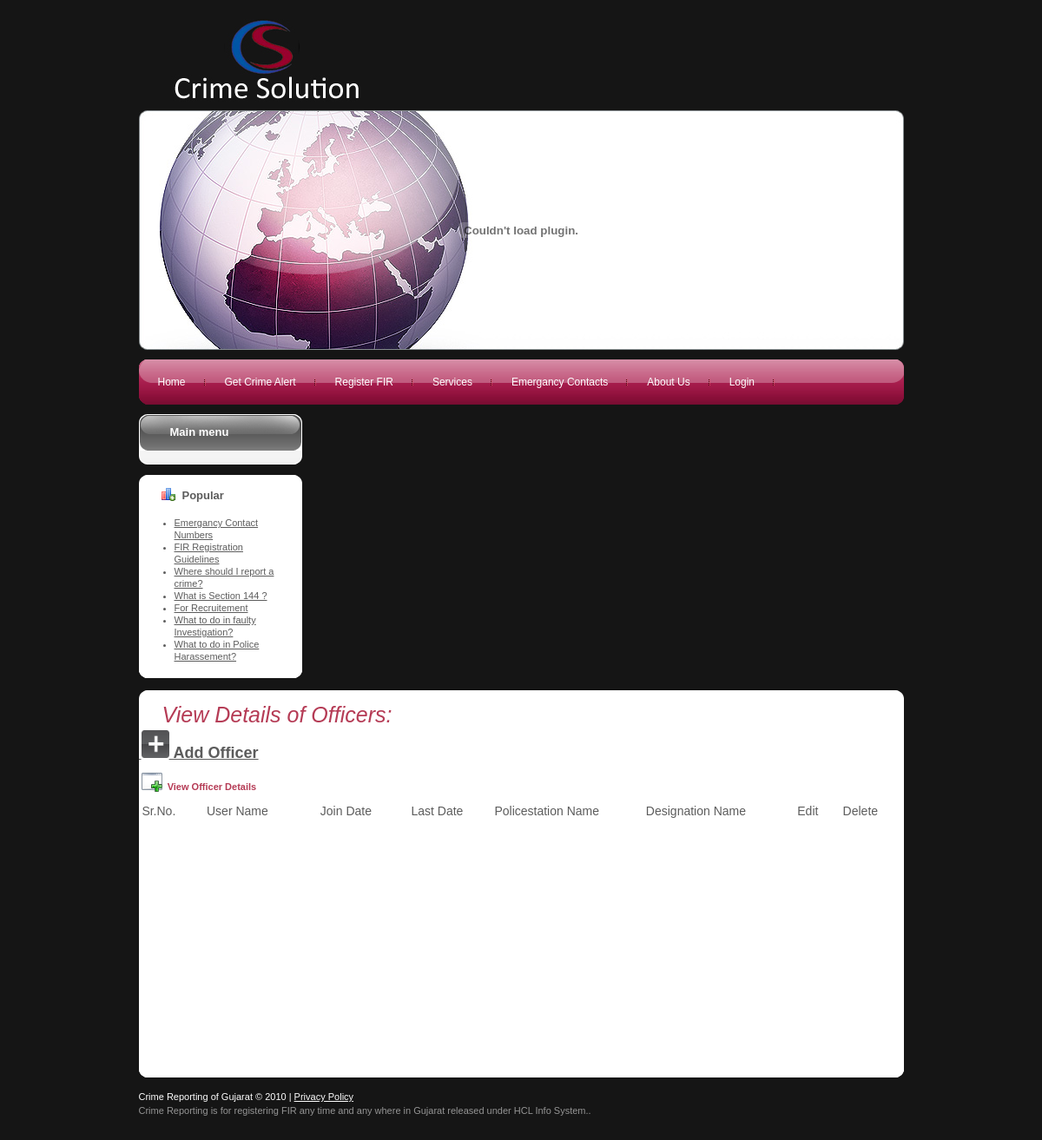
Page /viewofficer.php on the earlier database version.
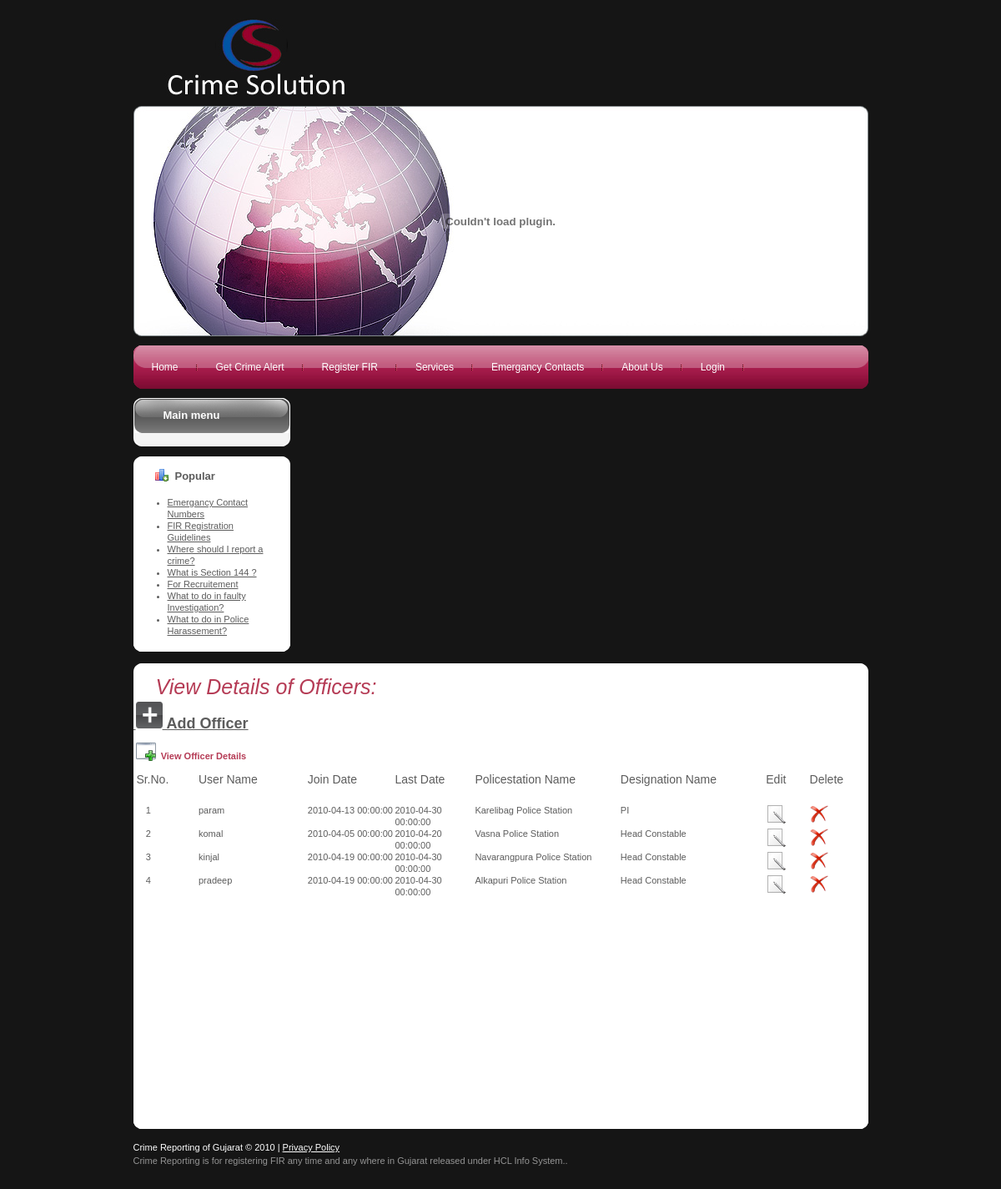
Same page on the later database version.
### tables this page shows
CREATE TABLE `mstr_officer` (
  `username` varchar(45) NOT NULL,
  `Jdate` datetime NOT NULL,
  `Ldate` datetime NOT NULL,
  `desi_id` int(10) unsigned NOT NULL,
  `poilcestation_id` int(10) unsigned NOT NULL,
  KEY `FK_mstr_officer_1` (`username`),
  KEY `FK_mstr_officer_2` (`desi_id`),
  KEY `FK_mstr_officer_3` (`poilcestation_id`),
  CONSTRAINT `FK_mstr_officer_1` FOREIGN KEY (`username`) REFERENCES `mstr_login` (`username`),
  CONSTRAINT `FK_mstr_officer_2` FOREIGN KEY (`desi_id`) REFERENCES `mstr_designation` (`desi_id`),
  CONSTRAINT `FK_mstr_officer_3` FOREIGN KEY (`poilcestation_id`) REFERENCES `mstr_policestation` (`poilcestation_id`) ON DELETE CASCADE ON UPDATE CASCADE
);

CREATE TABLE `mstr_policestation` (
  `poilcestation_id` int(10) unsigned NOT NULL auto_increment,
  `area_id` int(10) unsigned NOT NULL,
  `address` varchar(255) NOT NULL,
  `contact_no` int(10) unsigned NOT NULL,
  `Email_id` varchar(255) NOT NULL,
  `contact_person` varchar(45) NOT NULL,
  `starting_date` datetime NOT NULL,
  `policestation_name` varchar(45) NOT NULL,
  `city_id` int(10) unsigned NOT NULL,
  PRIMARY KEY  (`poilcestation_id`),
  KEY `FK_mstr_policestation_1` (`area_id`),
  KEY `FK_mstr_policestation_2` (`city_id`),
  CONSTRAINT `FK_mstr_policestation_1` FOREIGN KEY (`area_id`) REFERENCES `mstr_area` (`area_id`),
  CONSTRAINT `FK_mstr_policestation_2` FOREIGN KEY (`city_id`) REFERENCES `mstr_city` (`city_id`)
);

CREATE TABLE `mstr_designation` (
  `desi_id` int(10) unsigned NOT NULL auto_increment,
  `desi_name` varchar(45) NOT NULL,
  PRIMARY KEY  (`desi_id`)
);

### viewofficer.php (the view, shortened to what this page needs)
<?php
include("header.php");
include("sidebar.php");
$selectAllUserQuery = "select * from mstr_officer mo,mstr_designation md,mstr_policestation mp where                        mo.poilcestation_id=mp.poilcestation_id and mo.desi_id=md.desi_id";
$resultSet = mysql_query($selectAllUserQuery) or die(mysql_error());
?>
<div id="content">
  <div class="clear">
	<div id="container" class="wrapper-container">
       <div class="corner-top-left">
       <div class="corner-top-right">
       <div class="corner-bottom-left">
       <div class="corner-bottom-right">
      <h1><span class="componentheading"><em>View Details of Officers: </em></span></h1>
      <p><a href="officerdetail.php">&nbsp;<img src="images/addButton.png" /><span class="style5">&nbsp;Add Officer</span></a>
        </strong></p>
      <table width="99%">
        <tr>
          <th height="38" colspan="8" align="left" class="first"><span class="rowBorder">&nbsp;<img src="images/view.png" align="absbottom"/><span class="highlight">&nbsp; View Officer Details</span></span></th>
        </tr>
        <tr>
          	<td width="9%" height="37"><span class="style4 tableHeading style2">&nbsp;Sr.No.</span></td>
			<td width="15%"><span class="style4 tableHeading style2">User Name </span></td>
			<td width="12%"><span class="style4 tableHeading style2">Join Date </span>	</td>
			<td width="11%"><span class="style4 tableHeading style2">Last Date </span></td>
			<td width="20%"><span class="style4 tableHeading style2">Policestation Name</span></td>
			<td width="20%"><span class="style4 tableHeading style2">Designation Name </span></td>
			<td width="6%"><span class="style4 tableHeading style2">Edit </span></td>
			<td width="7%"><span class="style4 tableHeading style2">Delete </span></td>
        </tr>
        <?php
	$i=1;
	while($record = mysql_fetch_array($resultSet))
	{
	?>
	<tr>
		<td>&nbsp;&nbsp;&nbsp;&nbsp;
		<?php echo $i++;?></td>
		<td><?php echo $record["username"];?></td>
		<td><?php echo $record["Jdate"];?></td>
		<td><?php echo $record["Ldate"];?></td>
		<td><?php echo $record["policestation_name"];?></td>
		<td><?php echo $record["desi_name"];?></td>
		<td><a href="editofficer1.php?username=<?php echo $record["username"];?>"><img title="Edit crime type" src="images/edit.png"  /></a></td>
	    <td><a href="deleteofficer.php?username=<?php echo $record["username"];?>"> <img title="Delete crime type Details" src="images/delete.png" /></a></td>
  </tr>
<?php
}
?>
</table>
<p>&nbsp;</p>
      <p>&nbsp;</p>
      <p>&nbsp;</p>
      <p>&nbsp;</p>
      <p>&nbsp;</p>
      <p>&nbsp;</p>
      <p>&nbsp;</p>
      <p>&nbsp;</p>
      <p>&nbsp;</p>
      <p>&nbsp;</p>
       </div>
       </div>
	</div>
	</div>
	</div>
<?php include("footer.php");?>

### header.php (shortened to what this page needs)
<!DOCTYPE HTML PUBLIC "-//W3C//DTD XHTML 1.0 Transitional//EN" "http://www.w3.org/TR/xhtml1/DTD/xhtml1-transitional.dtd">
<html dir="ltr" xml:lang="en-gb" xmlns="http://www.w3.org/1999/xhtml" lang="en-gb"><head>
<link rel="stylesheet" type="text/css" href="css/message.css" media="all">
<link rel="stylesheet" href="files/template.css" type="text/css">
<link rel="stylesheet" href="files/constant.css" type="text/css">
</head>
<body id="body">
<div class="main">
    <div class="row-logo clear">
     <div class="fleft">
       <h1 id="logo"> <a href="" title="business"><img src="images/crimesolutions_logo1.jpg"
	                   alt="logo" width="251" height="95" title="business" /></a> </h1>
     </div>
   </div>
	<div class="header-box clear">
	<object classid="clsid:166B1BCA-3F9C-11CF-8075-444553540000" codebase="http://download.macromedia.com/pub/shockwave/cabs/director/sw.cab#version=8,5,0,0" width="881" height="276">
       <embed src="files/flashbanner.swf" pluginspage="http://www.macromedia.com/shockwave/download/" width="881" height="276"></embed>
     </object>
	</div>
		<div class="row-top-menu wrapper-top-menu clear">
    	<div class="border-top">
        	<div class="border-bottom">
            	<div class="border-left">
                	<div class="border-right">
                    	<div class="corner-top-left">
                        	<div class="corner-top-right">
                            	<div class="corner-bottom-left">
                                	<div class="corner-bottom-right clear">
                                    	<div class="module">
        <ul class="menu-nav">
		<li class="item53"><a href="home.php"><span>Home</span></a></li>
		<li class="item55"><a href="crimealert.php"><span>Get Crime Alert</span></a></li>
		<li class="item56"><a href="FIRreg1.php"><span>Register FIR </span></a></li>
		<li class="item57"><a href="viewmissing_citizen.php"><span>Services</span></a></li>
		<li class="item58"><a href="econtact.php"><span>Emergancy Contacts</span></a></li>
		<li class="item53"><a href="aboutus.php"><span>About Us</span></a></li>
		<?php if(isset($_SESSION['username'])) {?>
		<li class="item58"><a href="logout.php"><span>Logout</span></a></li>
		<?php } else {?>
				<li class="item58"><a href="index.php"><span>Login</span></a></li>
		<?php }?>
		</ul>
    </div>
                                    </div>
                                </div>
                            </div>
                        </div>
                    </div>
                </div>
            </div>
        </div>
    </div>

### sidebar.php (shortened to what this page needs)
<div id="left">
    <div class="left-indent"><div class="clear">
    <div class="wrapper-box module_menu">
    <div class="border-top">
    <div class="border-bottom">
    <div class="border-left">
	<div class="border-right">
	<div class="corner-top-left">
	<div class="corner-top-right">
	<div class="corner-bottom-left">
	<div class="corner-bottom-right clear">
	<div class="wrapper-box-indent">
    <div class="box-title">
    <div class="border1-top">
    <div class="border1-bottom">
    <div class="border1-left">
    <div class="border1-right">
    <div class="corner1-top-left">
    <div class="corner1-top-right">
    <div class="corner1-bottom-left">
    <div class="corner1-bottom-right clear">
	<h3>Main menu</h3>
	</div>
	</div>
	</div>
	</div>
	</div>
	</div>
	</div>
	</div>
	</div>
    <div class="main-box">
    <div class="clear">
	</div>
    </div>
    </div>
    </div>
	</div>
	</div>
	</div>
	</div>
	</div>
	</div>
	</div>
    </div>
	<div class="wrapper-box module s1">
	<div class="border-top">
	<div class="border-bottom">
	<div class="border-left">
	<div class="border-right">
	<div class="corner-top-left">
	<div class="corner-top-right">
	<div class="corner-bottom-left">
	<div class="corner-bottom-right clear">
	<div class="wrapper-box-indent">
	<div class="box-title">
    <div class="border1-top">
	<div class="border1-bottom">
	<div class="border1-left">
	<div class="border1-right">
	<div class="corner1-top-left">
	<div class="corner1-top-right">
	<div class="corner1-bottom-left">
	<div class="corner1-bottom-right clear">
	<h3>Popular</h3>
	</div>
	</div>
	</div>
	</div>
	</div>
	</div>
	</div>
	</div>
	</div>
	<div class="main-box">
	<div class="clear">
	  <ul class="mostread s1">
	    <li class="mostread s1"><a href="econtact.php" class="mostread s1">Emergancy Contact Numbers</a></li>
	    <li class="mostread s1"><a href="articles/FAQ2.php" class="mostread s1">FIR Registration Guidelines</a></li>
		<li class="mostread s1"><a 	href="articles/FAQ3.php" class="mostread s1"> Where should I report a crime? </a></li>
		<li class="mostread s1"><a 	href="articles/FAQ4.php" class="mostread s1">What is Section 144 ?</a></li>
		<li class="mostread s1"><a 	href="articles/FAQ5.php" class="mostread s1">For Recruitement </a></li>
		<li class="mostread s1"><a 	href="articles/FAQ6.php" class="mostread s1">What to do in faulty Investigation?</a></li>
		<li class="mostread s1"><a 	href="articles/FAQ7.php" class="mostread s1">What to do in Police Harassement?</a></li>
		</ul>
	</div>
	</div>
	</div>
	</div>
	</div>
	</div>
	</div>
	</div>
	</div>
	</div>
	</div>
	</div>
	</div>
	</div>
	</div>

### footer.php
<div class="footer clear">
    	<span>Crime Reporting of Gujarat  © 2010  |  <a href="#">Privacy Policy</a></span> Crime Reporting is for registering FIR any time and any where in Gujarat released under HCL Info System.. &nbsp;&nbsp;&nbsp;
    </div>
</div>
</body></html>

### files/constant.css (style rules this page uses)
* { padding:0px 0px 0px 0px; margin:0px 0px 0px 0px; }
html { height:100% }
body { text-align:center; }
table { border-collapse:collapse; border:0px; padding:0; }
td { vertical-align:top }
th { text-align:left; vertical-align:top }
img { border:none }
h1 { font-size:130% }
h3 { font-size:110% }
p { padding:0px 0px 13px 0px; }
ul { list-style:disc; margin:0px 0px 0px 15px; }
.main { text-align:left }

### viewofficer.php (style rules this page uses)
.style2 { font-family: Verdana, Arial, Helvetica, sans-serif }
.style4 { font-size: 14px }
.style5 { font-size: 18px; font-weight: bold; }

Differences in the rows shown:
added mstr_officer: username "param", Jdate "2010-04-13 00:00:00", Ldate "2010-04-30 00:00:00", poilcestation.policestation_name "Karelibag Police Station", desi.desi_name "PI"
added mstr_officer: username "komal", Jdate "2010-04-05 00:00:00", Ldate "2010-04-20 00:00:00", poilcestation.policestation_name "Vasna Police Station", desi.desi_name "Head Constable"
added mstr_officer: username "kinjal", Jdate "2010-04-19 00:00:00", Ldate "2010-04-30 00:00:00", poilcestation.policestation_name "Navarangpura Police Station", desi.desi_name "Head Constable"
added mstr_officer: username "pradeep", Jdate "2010-04-19 00:00:00", Ldate "2010-04-30 00:00:00", poilcestation.policestation_name "Alkapuri Police Station", desi.desi_name "Head Constable"
